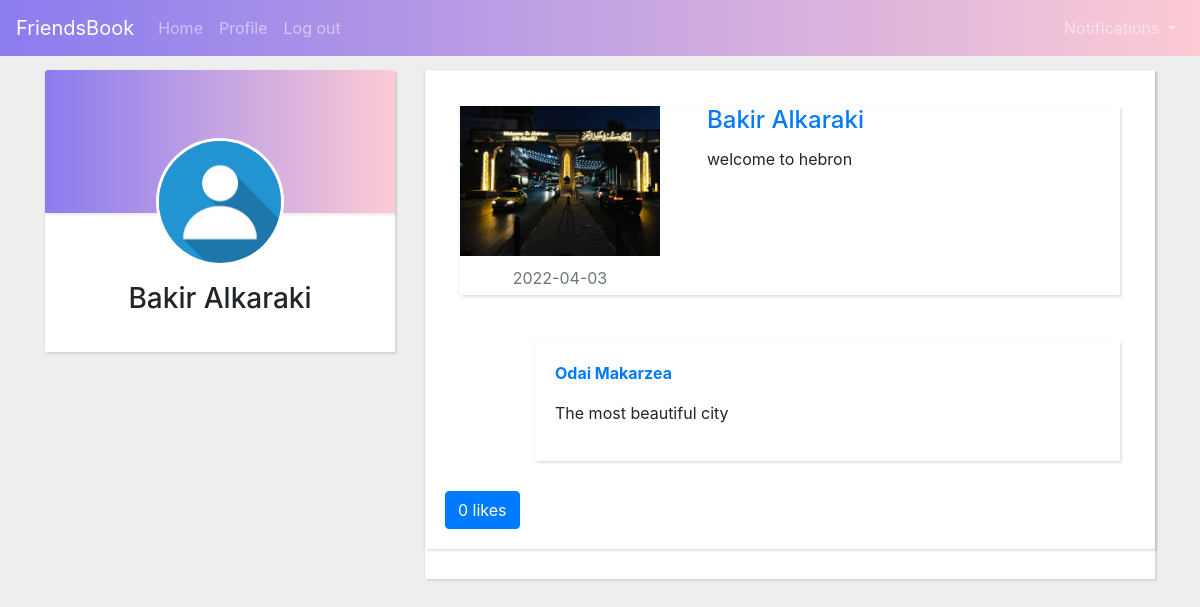
The app's page /others_profile.php?username=BakirAlkaraki (signed in) with its own data.
### tables this page shows
CREATE TABLE `users` (
  `id` int(11) NOT NULL,
  `fname` varchar(20) NOT NULL,
  `lname` varchar(20) NOT NULL,
  `gender` varchar(10) NOT NULL,
  `email` varchar(30) NOT NULL,
  `username` varchar(40) NOT NULL,
  `password` varchar(30) NOT NULL
);

CREATE TABLE `posts` (
  `id` int(11) NOT NULL,
  `username` varchar(40) NOT NULL,
  `text` text NOT NULL,
  `pic` varchar(1000) NOT NULL,
  `date_posted` date NOT NULL
);

CREATE TABLE `comments` (
  `id` int(11) NOT NULL,
  `post_id` int(11) NOT NULL,
  `comment_username` varchar(40) NOT NULL,
  `text` text NOT NULL
);

### others_profile.php (the view, shortened to what this page needs)
<!DOCTYPE html>
<html>
<head>
<link href="//maxcdn.bootstrapcdn.com/bootstrap/4.0.0/css/bootstrap.min.css" rel="stylesheet" id="bootstrap-css">
<link href="https://maxcdn.bootstrapcdn.com/font-awesome/4.3.0/css/font-awesome.min.css" rel="stylesheet">
 <link rel="stylesheet" href="https://maxcdn.bootstrapcdn.com/bootstrap/4.0.0/css/bootstrap.min.css">
</head>
<body>
  <nav class="navbar navbar-expand-lg navbar-dark bg-dark fixed-top" style="background:linear-gradient(to right, #8b7cef, #fdcbd5)">
    <a class="navbar-brand" href="home.php">FriendsBook</a>
    <div class="collapse navbar-collapse" id="navbarNavDropdown">
      <ul class="navbar-nav">
        <li class="nav-item ">
          <a class="nav-link" href="home.php">Home <span class="sr-only">(current)</span></a>
        </li>
        <li class="nav-itemy">
          <a class="nav-link" href="profile.php">Profile</a>
        </li>
        <li class="nav-item">
          <a class="nav-link" href="logout.php">Log out</a>
        </li>
      </ul>
    </div>
    <ul class="navbar-nav mr-auto">
        <li class="nav-item dropdown">
          <a class="nav-link dropdown-toggle" href="#" id="navbarDropdown" role="button" data-toggle="dropdown" aria-haspopup="true" aria-expanded="false">
            Notifications
          </a>
      </li>
    </ul>
  </nav>
<div class="container">
<div class="row">
<div class="col-lg-4">
<div class="card card-profile">
<div class="card-body text-center"><img src="pics/default-profile.jpg" class="card-profile-img">
  <?php
    require 'connect.php';
    $user=$_GET['username'];
    $query = "SELECT fname,lname,gender, email FROM users WHERE username='$user'";
    $result = mysqli_query($conn, $query);
    $row = mysqli_fetch_assoc($result);
    echo "<h3 class='mb-3'>".$row['fname']." ".$row['lname']."</h3>";
  ?>
</div>
</div>
</div>
<div class="col-lg-8">
<div class="card">
<div class="list-group card-list-group" id="posts" >
            <?php
                  require 'connect.php';
                  $user=$_GET['username'];
                  $query = "SELECT p.id, p.username, p.date_posted, p.text, p.pic, u.fname, u.lname FROM posts p INNER JOIN users u ON p.username=u.username WHERE p.username='$user' order by date_posted DESC";
                  $result = mysqli_query($conn, $query);
                  while($row = mysqli_fetch_assoc($result))
                  {
                    ?>
            <div class="card">
              <div class="card-body">
                  <div class="container py-3">
                    <div class="card">
                      <div class="row ">
                    <?php
                        echo "<div class='col-md-4'>";
                        if(!empty($row['pic']))
                      {
                        echo "<img src='".$row['pic']."' class='w-100'>";
                      }
                        echo "<p class='text-secondary text-center' style='margin-top: 10px; margin-bottom: 5px'>".$row['date_posted']."</p>";
                        echo "</div>";
                    ?>
                      <div class="col-md-8 px-3">
                        <div class="card-block px-3">
                          <?php
                          echo "<h4 class='card-title'>"."<a href='others_profile.php?username=".$row['username']."'>".$row['fname']." ".$row['lname']."</a>"."</h4>";
                          echo "<p class='card-text'>".$row['text']."</p>";
                          ?>
                        </div>
                      </div>
                    </div>
                   </div>
                </div>
                <?php
                    $post_id=$row['id'];
                    $query1 = "SELECT c.comment_username, c.text ,u.fname,u.lname from comments c INNER JOIN users u on  c.comment_username= u.username WHERE post_id=$post_id";
                    $result1 = mysqli_query($conn, $query1);
                     while($row1 = mysqli_fetch_assoc($result1))
                  {
                  ?>
                  <div class="card card-inner comment">
                        <div class="card-body">
                            <div class="row">
                                <div class="col-md-10">
                                  <?php
                                    echo "<p><strong>"."<a href='others_profile.php?username=".$row1['comment_username']."'>".$row1['fname']." ".$row1['lname']."</a>"."</strong></p>";
                                    echo"<p>".$row1['text']."</p>";
                                  ?>
                                </div>
                            </div>
                        </div>
                  </div>
                  <?php
                    }
                  ?>
                  <div>
                    <p id="newlikes">
                      <?php
                        $query2 = "SELECT count(*) AS likes FROM likes l where l.post_id = $post_id";
                        $result2 = mysqli_query($conn, $query2);
                        $row2 = mysqli_fetch_assoc($result2);
                        $query3 = "SELECT l.username as liked FROM likes l WHERE l.username = '$user' AND l.post_id= $post_id";
                        $result3 = mysqli_query($conn, $query3);
                        $row3 = mysqli_fetch_assoc($result3);
                        if (!isset($row3['liked']))
                        {
                          ?>
                            <a id='like' value="<?php echo $post_id;?>" class="float-left btn text-white btn-primary" onclick="like(this)"><?php echo $row2['likes'];?> likes</a>
                          <?php
                        }
                        else
                        {
                        ?>
                        <a id='like' value="<?php echo $post_id;?>" class="float-left btn text-white btn-danger" onclick="like(this)"><?php echo $row2['likes'];?> likes</a>
                        <?php
                          }
                        ?>
                    </p>
                  </div>
           </div>
        </div>
        <?php
          }
        ?>
</div>
</div>
</div>
</div>
</div>
</body>
</html>

### others_profile.php (style rules this page uses)
body { margin-top:70px; background:#eee; }
.card { background-color: #fff; border: 0 solid #eee; border-radius: 0; }
.card { margin-bottom: 30px; -webkit-box-shadow: 2px 2px 2px rgba(0,0,0,0.1), -1px 0 2px rgba(0,0,0,0.05); box-shadow: 2px 2px 2px rgba(0,0,0,0.1), -1px 0 2px rgba(0,0,0,0.05); }
.card-profile-img { max-width: 8rem; margin-top: -6rem; margin-bottom: 1rem; border: 3px solid #fff; border-radius: 100% }
.comment { margin-left: 90px; margin-right: 15px; }

### records on screen
users: fname "Bakir", lname "Alkaraki"
posts: pic (picture), date_posted "2022-04-03", users.fname "Bakir", users.lname "Alkaraki", text "welcome to hebron", $post_id 7 (drawn), likes "0"
comments: users.fname "Odai", users.lname "Makarzea", text "The most beautiful city"
